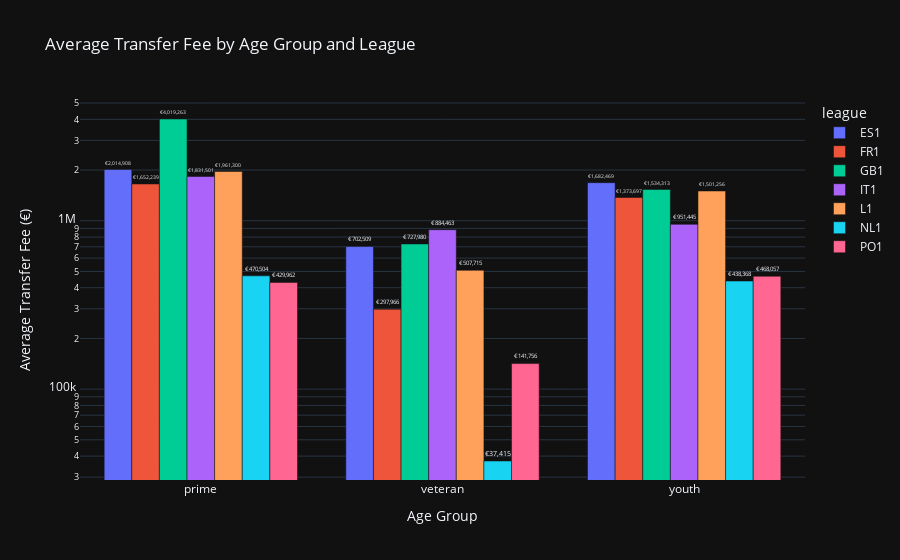

Notebook source saved alongside this figure:
### Markdown cell above
After observing clear differences in transfer fees in player age groups, we wanted to explore how transfer fees changes with player age and whether certain leagues place higher financial emphasis on specific age groups. This led to the visualization of average transfer fees by age category across leagues.

### Code cell
# Aggregating Age group on League level to compare the average transfer fees across the league
avg_fees_league = (
    transfer_df.groupby(["league", "age_group"], observed=False)["transfer_fee_amnt"]
    .mean()
    .reset_index()
)

# Plot
fig2 = px.bar(
    avg_fees_league,
    x="age_group",
    y="transfer_fee_amnt",
    color="league",
    barmode="group",
    text=avg_fees_league["transfer_fee_amnt"].apply(lambda x: f"€{x:,.0f}"),
    title="Average Transfer Fee by Age Group and League",
    labels={"transfer_fee_amnt": "Average Transfer Fee (€)", "age_group": "Age Group"},
    template="plotly_dark"
)
fig2.update_traces(textposition="outside")
fig2.update_layout(yaxis_type="log")
fig2.show()

### Figure 1 — Plotly figure (JSON) as saved in the notebook; plotly's stock layout.template omitted (floating-point values rounded to 4 significant figures)
{"data": [{"alignmentgroup": "True", "hovertemplate": "league=ES1<br>Age Group=%{x}<br>Average Transfer Fee (€)=%{y}<br>text=%{text}<extra></extra>", "legendgroup": "ES1", "marker": {"color": "#636efa", "pattern": {"shape": ""}}, "name": "ES1", "offsetgroup": "ES1", "orientation": "v", "showlegend": true, "text": ["€2,014,908", "€702,509", "€1,682,469"], "textposition": "outside", "x": ["prime", "veteran", "youth"], "xaxis": "x", "y": [2015000.0, 702500.0, 1682000.0], "yaxis": "y", "type": "bar"}, {"alignmentgroup": "True", "hovertemplate": "league=FR1<br>Age Group=%{x}<br>Average Transfer Fee (€)=%{y}<br>text=%{text}<extra></extra>", "legendgroup": "FR1", "marker": {"color": "#EF553B", "pattern": {"shape": ""}}, "name": "FR1", "offsetgroup": "FR1", "orientation": "v", "showlegend": true, "text": ["€1,652,239", "€297,966", "€1,373,697"], "textposition": "outside", "x": ["prime", "veteran", "youth"], "xaxis": "x", "y": [1652000.0, 298000.0, 1374000.0], "yaxis": "y", "type": "bar"}, {"alignmentgroup": "True", "hovertemplate": "league=GB1<br>Age Group=%{x}<br>Average Transfer Fee (€)=%{y}<br>text=%{text}<extra></extra>", "legendgroup": "GB1", "marker": {"color": "#00cc96", "pattern": {"shape": ""}}, "name": "GB1", "offsetgroup": "GB1", "orientation": "v", "showlegend": true, "text": ["€4,019,263", "€727,980", "€1,534,313"], "textposition": "outside", "x": ["prime", "veteran", "youth"], "xaxis": "x", "y": [4019000.0, 728000.0, 1534000.0], "yaxis": "y", "type": "bar"}, {"alignmentgroup": "True", "hovertemplate": "league=IT1<br>Age Group=%{x}<br>Average Transfer Fee (€)=%{y}<br>text=%{text}<extra></extra>", "legendgroup": "IT1", "marker": {"color": "#ab63fa", "pattern": {"shape": ""}}, "name": "IT1", "offsetgroup": "IT1", "orientation": "v", "showlegend": true, "text": ["€1,831,501", "€884,463", "€951,445"], "textposition": "outside", "x": ["prime", "veteran", "youth"], "xaxis": "x", "y": [1832000.0, 884500.0, 951400.0], "yaxis": "y", "type": "bar"}, {"alignmentgroup": "True", "hovertemplate": "league=L1<br>Age Group=%{x}<br>Average Transfer Fee (€)=%{y}<br>text=%{text}<extra></extra>", "legendgroup": "L1", "marker": {"color": "#FFA15A", "pattern": {"shape": ""}}, "name": "L1", "offsetgroup": "L1", "orientation": "v", "showlegend": true, "text": ["€1,961,300", "€507,715", "€1,501,256"], "textposition": "outside", "x": ["prime", "veteran", "youth"], "xaxis": "x", "y": [1961000.0, 507700.0, 1501000.0], "yaxis": "y", "type": "bar"}, {"alignmentgroup": "True", "hovertemplate": "league=NL1<br>Age Group=%{x}<br>Average Transfer Fee (€)=%{y}<br>text=%{text}<extra></extra>", "legendgroup": "NL1", "marker": {"color": "#19d3f3", "pattern": {"shape": ""}}, "name": "NL1", "offsetgroup": "NL1", "orientation": "v", "showlegend": true, "text": ["€470,504", "€37,415", "€438,368"], "textposition": "outside", "x": ["prime", "veteran", "youth"], "xaxis": "x", "y": [470500.0, 37420.0, 438400.0], "yaxis": "y", "type": "bar"}, {"alignmentgroup": "True", "hovertemplate": "league=PO1<br>Age Group=%{x}<br>Average Transfer Fee (€)=%{y}<br>text=%{text}<extra></extra>", "legendgroup": "PO1", "marker": {"color": "#FF6692", "pattern": {"shape": ""}}, "name": "PO1", "offsetgroup": "PO1", "orientation": "v", "showlegend": true, "text": ["€429,962", "€141,756", "€468,057"], "textposition": "outside", "x": ["prime", "veteran", "youth"], "xaxis": "x", "y": [430000.0, 141800.0, 468100.0], "yaxis": "y", "type": "bar"}], "layout": {"xaxis": {"anchor": "y", "domain": [0.0, 1.0], "title": {"text": "Age Group"}}, "yaxis": {"anchor": "x", "domain": [0.0, 1.0], "title": {"text": "Average Transfer Fee (€)"}, "type": "log"}, "legend": {"title": {"text": "league"}, "tracegroupgap": 0}, "title": {"text": "Average Transfer Fee by Age Group and League"}, "barmode": "group"}}
